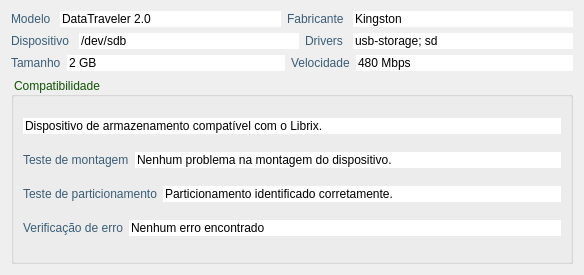
<?xml version="1.0" encoding="UTF-8"?>
<ui version="4.0">
 <class>usbstorageFrame</class>
 <widget class="QFrame" name="usbstorageFrame">
  <property name="geometry">
   <rect>
    <x>0</x>
    <y>0</y>
    <width>584</width>
    <height>275</height>
   </rect>
  </property>
  <property name="windowTitle">
   <string>Frame</string>
  </property>
  <property name="frameShape">
   <enum>QFrame::NoFrame</enum>
  </property>
  <property name="frameShadow">
   <enum>QFrame::Plain</enum>
  </property>
  <property name="lineWidth">
   <number>0</number>
  </property>
  <layout class="QVBoxLayout" name="frameVerticalLayout">
   <item>
    <layout class="QHBoxLayout" name="horizontalLayout">
     <property name="sizeConstraint">
      <enum>QLayout::SetDefaultConstraint</enum>
     </property>
     <item>
      <widget class="QLabel" name="modelLabel">
       <property name="styleSheet">
        <string notr="true">color: rgb(57, 93, 118);</string>
       </property>
       <property name="text">
        <string>Modelo </string>
       </property>
      </widget>
     </item>
     <item>
      <widget class="QLineEdit" name="modelLineEdit">
       <property name="styleSheet">
        <string notr="true">color: rgb(0, 0, 0);
background-image: url(:/ldc_white_bckg/ldc_white_bckg.png);</string>
       </property>
       <property name="text">
        <string>DataTraveler 2.0</string>
       </property>
       <property name="frame">
        <bool>false</bool>
       </property>
       <property name="cursorPosition">
        <number>0</number>
       </property>
       <property name="readOnly">
        <bool>true</bool>
       </property>
      </widget>
     </item>
     <item>
      <widget class="QLabel" name="vendorLabel">
       <property name="styleSheet">
        <string notr="true">color: rgb(57, 93, 118);</string>
       </property>
       <property name="text">
        <string>Fabricante </string>
       </property>
      </widget>
     </item>
     <item>
      <widget class="QLineEdit" name="vendorLineEdit">
       <property name="styleSheet">
        <string notr="true">color: rgb(0, 0, 0);
background-image: url(:/ldc_white_bckg/ldc_white_bckg.png);</string>
       </property>
       <property name="text">
        <string>Kingston</string>
       </property>
       <property name="frame">
        <bool>false</bool>
       </property>
       <property name="cursorPosition">
        <number>0</number>
       </property>
       <property name="readOnly">
        <bool>true</bool>
       </property>
      </widget>
     </item>
    </layout>
   </item>
   <item>
    <layout class="QHBoxLayout" name="horizontalLayout_3">
     <item>
      <widget class="QLabel" name="deviceFileLabel">
       <property name="styleSheet">
        <string notr="true">color: rgb(57, 93, 118);</string>
       </property>
       <property name="text">
        <string>Dispositivo </string>
       </property>
      </widget>
     </item>
     <item>
      <widget class="QLineEdit" name="deviceFileLineEdit">
       <property name="styleSheet">
        <string notr="true">color: rgb(0, 0, 0);
background-image: url(:/ldc_white_bckg/ldc_white_bckg.png);</string>
       </property>
       <property name="text">
        <string>/dev/sdb</string>
       </property>
       <property name="frame">
        <bool>false</bool>
       </property>
       <property name="cursorPosition">
        <number>0</number>
       </property>
       <property name="readOnly">
        <bool>true</bool>
       </property>
      </widget>
     </item>
     <item>
      <widget class="QLabel" name="driversLabel">
       <property name="styleSheet">
        <string notr="true">color: rgb(57, 93, 118);</string>
       </property>
       <property name="text">
        <string>Drivers </string>
       </property>
      </widget>
     </item>
     <item>
      <widget class="QLineEdit" name="driversLineEdit">
       <property name="styleSheet">
        <string notr="true">color: rgb(0, 0, 0);
background-image: url(:/ldc_white_bckg/ldc_white_bckg.png);</string>
       </property>
       <property name="text">
        <string>usb-storage; sd</string>
       </property>
       <property name="frame">
        <bool>false</bool>
       </property>
       <property name="cursorPosition">
        <number>0</number>
       </property>
       <property name="readOnly">
        <bool>true</bool>
       </property>
      </widget>
     </item>
    </layout>
   </item>
   <item>
    <layout class="QHBoxLayout" name="horizontalLayout_5">
     <item>
      <widget class="QLabel" name="sizeLabel">
       <property name="styleSheet">
        <string notr="true">color: rgb(57, 93, 118);</string>
       </property>
       <property name="text">
        <string>Tamanho</string>
       </property>
      </widget>
     </item>
     <item>
      <widget class="QLineEdit" name="sizeLineEdit">
       <property name="styleSheet">
        <string notr="true">color: rgb(0, 0, 0);
background-image: url(:/ldc_white_bckg/ldc_white_bckg.png);</string>
       </property>
       <property name="text">
        <string>2 GB</string>
       </property>
       <property name="frame">
        <bool>false</bool>
       </property>
       <property name="cursorPosition">
        <number>0</number>
       </property>
       <property name="readOnly">
        <bool>true</bool>
       </property>
      </widget>
     </item>
     <item>
      <widget class="QLabel" name="speedLabel">
       <property name="styleSheet">
        <string notr="true">color: rgb(57, 93, 118);</string>
       </property>
       <property name="text">
        <string>Velocidade</string>
       </property>
      </widget>
     </item>
     <item>
      <widget class="QLineEdit" name="speedLineEdit">
       <property name="styleSheet">
        <string notr="true">color: rgb(0, 0, 0);
background-image: url(:/ldc_white_bckg/ldc_white_bckg.png);</string>
       </property>
       <property name="text">
        <string>480 Mbps</string>
       </property>
       <property name="frame">
        <bool>false</bool>
       </property>
       <property name="cursorPosition">
        <number>0</number>
       </property>
       <property name="readOnly">
        <bool>true</bool>
       </property>
      </widget>
     </item>
    </layout>
   </item>
   <item>
    <widget class="QGroupBox" name="compatGroupBox">
     <property name="sizePolicy">
      <sizepolicy hsizetype="Preferred" vsizetype="Preferred">
       <horstretch>0</horstretch>
       <verstretch>0</verstretch>
      </sizepolicy>
     </property>
     <property name="styleSheet">
      <string notr="true">color: rgb(15, 82, 2);</string>
     </property>
     <property name="title">
      <string>Compatibilidade</string>
     </property>
     <layout class="QVBoxLayout" name="verticalLayout">
      <item>
       <widget class="QLineEdit" name="compatMsgLineEdit">
        <property name="styleSheet">
         <string notr="true">color: rgb(0, 0, 0);
background-image: url(:/ldc_white_bckg/ldc_white_bckg.png);</string>
        </property>
        <property name="text">
         <string>Dispositivo de armazenamento compatível com o Librix.</string>
        </property>
        <property name="frame">
         <bool>false</bool>
        </property>
        <property name="cursorPosition">
         <number>53</number>
        </property>
        <property name="readOnly">
         <bool>true</bool>
        </property>
       </widget>
      </item>
      <item>
       <layout class="QHBoxLayout" name="horizontalLayout_4">
        <item>
         <widget class="QLabel" name="diagMountLabel">
          <property name="styleSheet">
           <string notr="true">color: rgb(57, 93, 118);</string>
          </property>
          <property name="text">
           <string>Teste de montagem</string>
          </property>
         </widget>
        </item>
        <item>
         <widget class="QLineEdit" name="diagMountLineEdit">
          <property name="styleSheet">
           <string notr="true">color: rgb(0, 0, 0);
background-image: url(:/ldc_white_bckg/ldc_white_bckg.png);</string>
          </property>
          <property name="text">
           <string>Nenhum problema na montagem do dispositivo.</string>
          </property>
          <property name="frame">
           <bool>false</bool>
          </property>
          <property name="cursorPosition">
           <number>43</number>
          </property>
          <property name="readOnly">
           <bool>true</bool>
          </property>
         </widget>
        </item>
       </layout>
      </item>
      <item>
       <layout class="QHBoxLayout" name="horizontalLayout_2">
        <item>
         <widget class="QLabel" name="diagPartLabel">
          <property name="styleSheet">
           <string notr="true">color: rgb(57, 93, 118);</string>
          </property>
          <property name="text">
           <string>Teste de particionamento</string>
          </property>
         </widget>
        </item>
        <item>
         <widget class="QLineEdit" name="diagPartLineEdit">
          <property name="styleSheet">
           <string notr="true">color: rgb(0, 0, 0);
background-image: url(:/ldc_white_bckg/ldc_white_bckg.png);</string>
          </property>
          <property name="text">
           <string>Particionamento identificado corretamente.</string>
          </property>
          <property name="frame">
           <bool>false</bool>
          </property>
          <property name="cursorPosition">
           <number>42</number>
          </property>
         </widget>
        </item>
       </layout>
      </item>
      <item>
       <layout class="QHBoxLayout" name="horizontalLayout_6">
        <item>
         <widget class="QLabel" name="diagFsckLabel">
          <property name="styleSheet">
           <string notr="true">color: rgb(57, 93, 118);</string>
          </property>
          <property name="text">
           <string>Verificação de erro</string>
          </property>
         </widget>
        </item>
        <item>
         <widget class="QLineEdit" name="diagFsckLineEdit">
          <property name="styleSheet">
           <string notr="true">color: rgb(0, 0, 0);
background-image: url(:/ldc_white_bckg/ldc_white_bckg.png);</string>
          </property>
          <property name="text">
           <string>Nenhum erro encontrado</string>
          </property>
          <property name="frame">
           <bool>false</bool>
          </property>
          <property name="cursorPosition">
           <number>22</number>
          </property>
         </widget>
        </item>
       </layout>
      </item>
     </layout>
    </widget>
   </item>
  </layout>
 </widget>
 <resources>
  <include location="../../gui/resources/ldc_resources.qrc"/>
 </resources>
 <connections/>
</ui>
